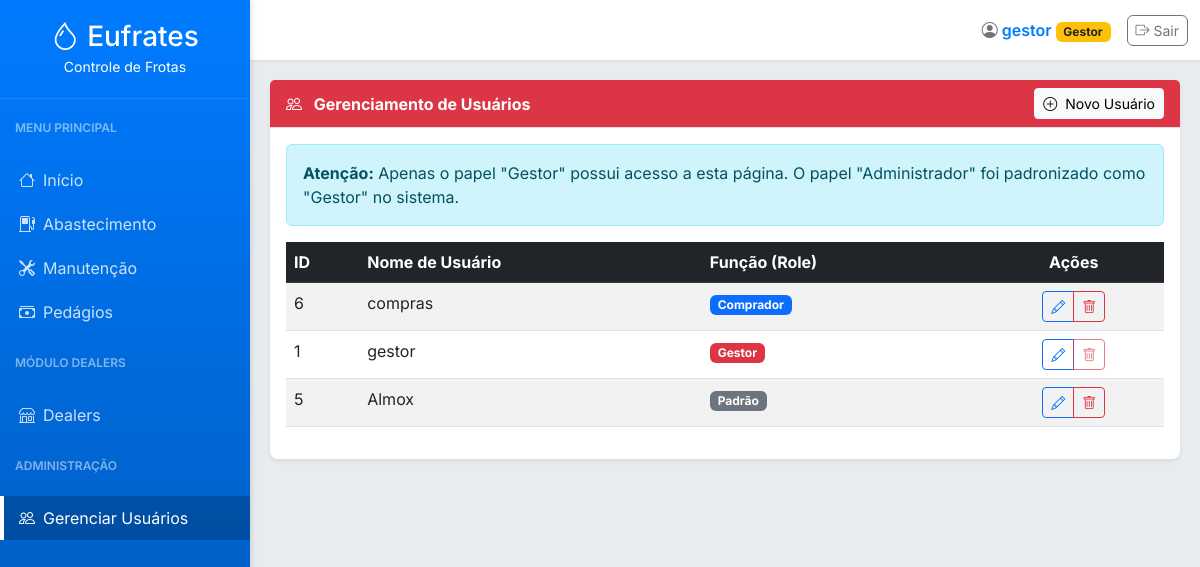
/admin/users (signed in), run on an earlier commit of the app's database.
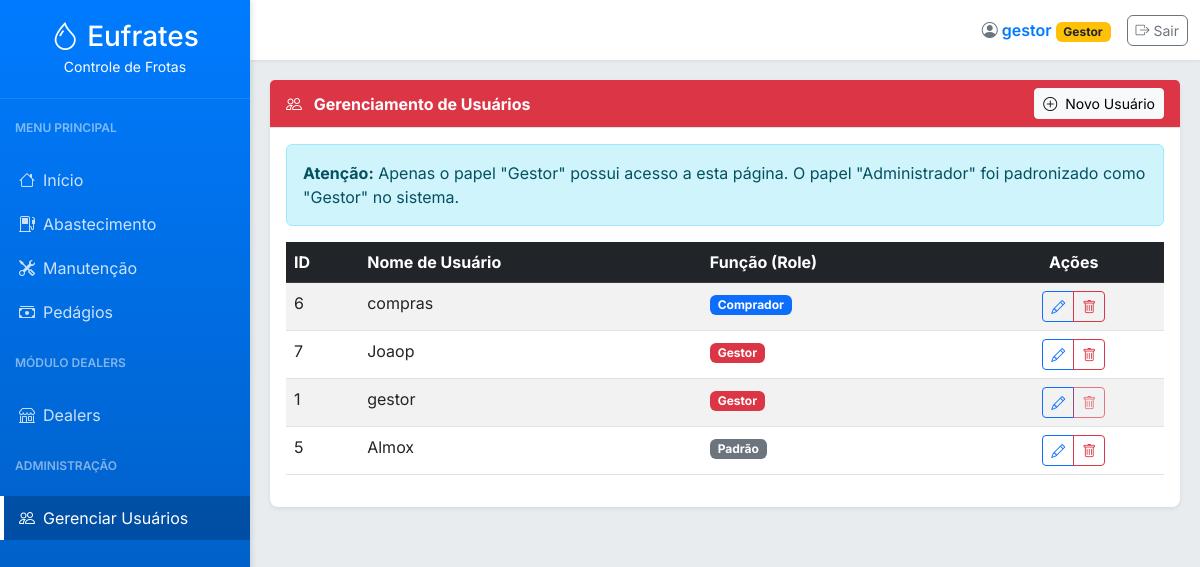
And on a later commit of the database.
### tables this page shows
CREATE TABLE users (
        id INTEGER PRIMARY KEY AUTOINCREMENT,
        username TEXT NOT NULL UNIQUE,
        password_hash TEXT NOT NULL,
        role TEXT NOT NULL CHECK(role IN ('Gestor', 'Comprador', 'Padrão'))
    );

### app.py (the view)
@app.route('/admin/users', methods=['GET'])
@login_required
@roles_required(['Administrador', 'Gestor'])
def user_management():
    users = get_all_users()
    roles = ['Administrador', 'Gestor', 'Comprador', 'Padrão']
    return render_template('user_management.html', active_page='user_management', users=users, roles=roles)

### app.py (called while the page is built)
@app.before_request
def load_logged_in_user():
    user_id = session.get('user_id')
    g.user = get_user_by_id(user_id) if user_id else None

def login_required(view):
    @wraps(view)
    def wrapped_view(*args, **kwargs):
        if g.user is None:
            flash('Você precisa estar logado para acessar esta página.', 'warning')
            return redirect(url_for('login'))
        return view(*args, **kwargs)
    return wrapped_view

def roles_required(roles):
    def wrapper(view):
        @wraps(view)
        def wrapped_view(*args, **kwargs):
            if g.user is None:
                flash('Você precisa estar logado para acessar esta página.', 'warning')
                return redirect(url_for('login'))
            if g.user['role'] not in roles and g.user['role'] != 'Administrador':
                flash('Acesso negado. Sua função não permite acessar esta página.', 'danger')
                return redirect(url_for('index'))
            return view(*args, **kwargs)
        return wrapped_view
    return wrapper

@app.context_processor
def inject_now():
    return {'now': datetime.now(), 'g': g}

### templates/user_management.html (shortened to what this page needs)
{% extends "base.html" %}
{% block content %}
<div class="card">
    <div class="card-header bg-danger text-white d-flex justify-content-between align-items-center">
        <div>
            <i class="bi bi-people me-2"></i> Gerenciamento de Usuários
        </div>
        <button class="btn btn-light btn-sm" data-bs-toggle="modal" data-bs-target="#novoUsuarioModal" onclick="resetForm('formNovoUsuario')">
            <i class="bi bi-plus-circle me-1"></i> Novo Usuário
        </button>
    </div>
    <div class="card-body">
        <div class="alert alert-info">
            <strong>Atenção:</strong> Apenas o papel "Gestor" possui acesso a esta página. O papel "Administrador" foi padronizado como "Gestor" no sistema.
        </div>
        <div class="table-responsive">
            <table class="table table-striped table-hover">
                <thead class="table-dark">
                    <tr>
                        <th>ID</th>
                        <th>Nome de Usuário</th>
                        <th>Função (Role)</th>
                        <th class="text-center">Ações</th>
                    </tr>
                </thead>
                <tbody>
                    {% for user in users %}
                    <tr id="user-row-{{ user.id }}">
                        <td>{{ user.id }}</td>
                        <td>{{ user.username }}</td>
                        <td>
                            <span class="badge
                                {% if user.role == 'Gestor' %}bg-danger
                                {% elif user.role == 'Comprador' %}bg-primary
                                {% else %}bg-secondary{% endif %}">
                                {{ user.role }}
                            </span>
                        </td>
                        <td class="text-center">
                            <div class="btn-group btn-group-sm">
                                <button class="btn btn-outline-primary"
                                        onclick="abrirModalEdicao({{ user.id }}, '{{ user.username }}', '{{ user.role }}')"
                                        data-bs-toggle="tooltip" title="Editar">
                                    <i class="bi bi-pencil"></i>
                                </button>
                                {% if user.id != g.user.id %}
                                <button class="btn btn-outline-danger"
                                        onclick="deletarUsuario({{ user.id }}, '{{ user.username }}')"
                                        data-bs-toggle="tooltip" title="Excluir">
                                    <i class="bi bi-trash"></i>
                                </button>
                                {% else %}
                                <button class="btn btn-outline-danger" disabled title="Não é possível excluir seu próprio usuário">
                                    <i class="bi bi-trash"></i>
                                </button>
                                {% endif %}
                            </div>
                        </td>
                    </tr>
                    {% endfor %}
                </tbody>
            </table>
        </div>
    </div>
</div>
{% endblock %}

### templates/base.html (shortened to what this page needs)
<!DOCTYPE html>
<html lang="pt-BR">
<head>
    <link href="https://cdn.jsdelivr.net/npm/bootstrap@5.3.0/dist/css/bootstrap.min.css" rel="stylesheet">
    <link rel="stylesheet" href="https://cdn.jsdelivr.net/npm/bootstrap-icons@1.10.5/font/bootstrap-icons.css">
</head>
<body>
    <nav id="sidebar">
        <div class="sidebar-header">
            <h3 class="mb-0"><i class="bi bi-droplet me-2"></i>Eufrates</h3>
            <small>Controle de Frotas</small>
        </div>
        <ul class="list-unstyled components">
            <p class="sidebar-title">Menu Principal</p>
            <li class="nav-item">
                <a class="{{ 'active' if active_page == 'index' }}" href="{{ url_for('index') }}"><i class="bi bi-house me-2"></i>Início</a>
            </li>
            <li class="nav-item">
                <a class="{{ 'active' if active_page == 'relatorios' or active_page == 'medias' or active_page == 'combustiveis' }}" href="#abastecimentoSubmenu" data-bs-toggle="collapse" aria-expanded="false" class="dropdown-toggle">
                    <i class="bi bi-fuel-pump me-2"></i>Abastecimento
                </a>
            </li>
            <li class="nav-item">
                <a class="{{ 'active' if active_page == 'manutencoes' or active_page == 'metricas' or active_page == 'checklists' }}" href="#manutencaoSubmenu" data-bs-toggle="collapse" aria-expanded="false" class="dropdown-toggle">
                    <i class="bi bi-tools me-2"></i>Manutenção
                </a>
            </li>
            <li class="nav-item">
                <a class="{{ 'active' if active_page == 'pedagios' }}" href="{{ url_for('pedagios') }}"><i class="bi bi-cash-stack me-2"></i>Pedágios</a>
            </li>
            <p class="sidebar-title">Módulo Dealers</p>
            <li class="nav-item">
                <a class="{{ 'active' if active_page == 'pedidos_compra' or active_page == 'cotacoes' or active_page == 'fornecedores' or active_page == 'dealer_intelligence' }}" href="#dealersSubmenu" data-bs-toggle="collapse" aria-expanded="false" class="dropdown-toggle">
                    <i class="bi bi-shop me-2"></i>Dealers
                </a>
            </li>
            {% if g.user.role in ['Administrador', 'Gestor'] %}
            <p class="sidebar-title">Administração</p>
            <li class="nav-item">
                <a class="{{ 'active' if active_page == 'user_management' }}" href="{{ url_for('user_management') }}"><i class="bi bi-people me-2"></i>Gerenciar Usuários</a>
            </li>
            {% endif %}
        </ul>
    </nav>
    <div id="content">
        <nav class="navbar navbar-top navbar-expand-lg">
            <div class="container-fluid d-flex justify-content-end">
                <div class="d-flex align-items-center">
                    <div class="user-info me-3">
                        <span class="text-secondary"><i class="bi bi-person-circle"></i></span>
                        {{ g.user.username }}
                        <span class="badge
                            {% if g.user.role == 'Administrador' %}bg-danger
                            {% elif g.user.role == 'Gestor' %}bg-warning text-dark
                            {% elif g.user.role == 'Comprador' %}bg-primary
                            {% else %}bg-secondary{% endif %}">
                            {{ g.user.role }}
                        </span>
                    </div>
                    <a href="{{ url_for('logout') }}" class="btn btn-sm btn-outline-secondary btn-custom">
                        <i class="bi bi-box-arrow-right"></i> Sair
                    </a>
                </div>
            </div>
        </nav>
        <div class="page-content">
            {% block content %}{% endblock %}
        </div>
    </div>
</body>
</html>

What changed in the data, as far as the page shows it:
added users: id "7", username "Joaop", role "Gestor"
